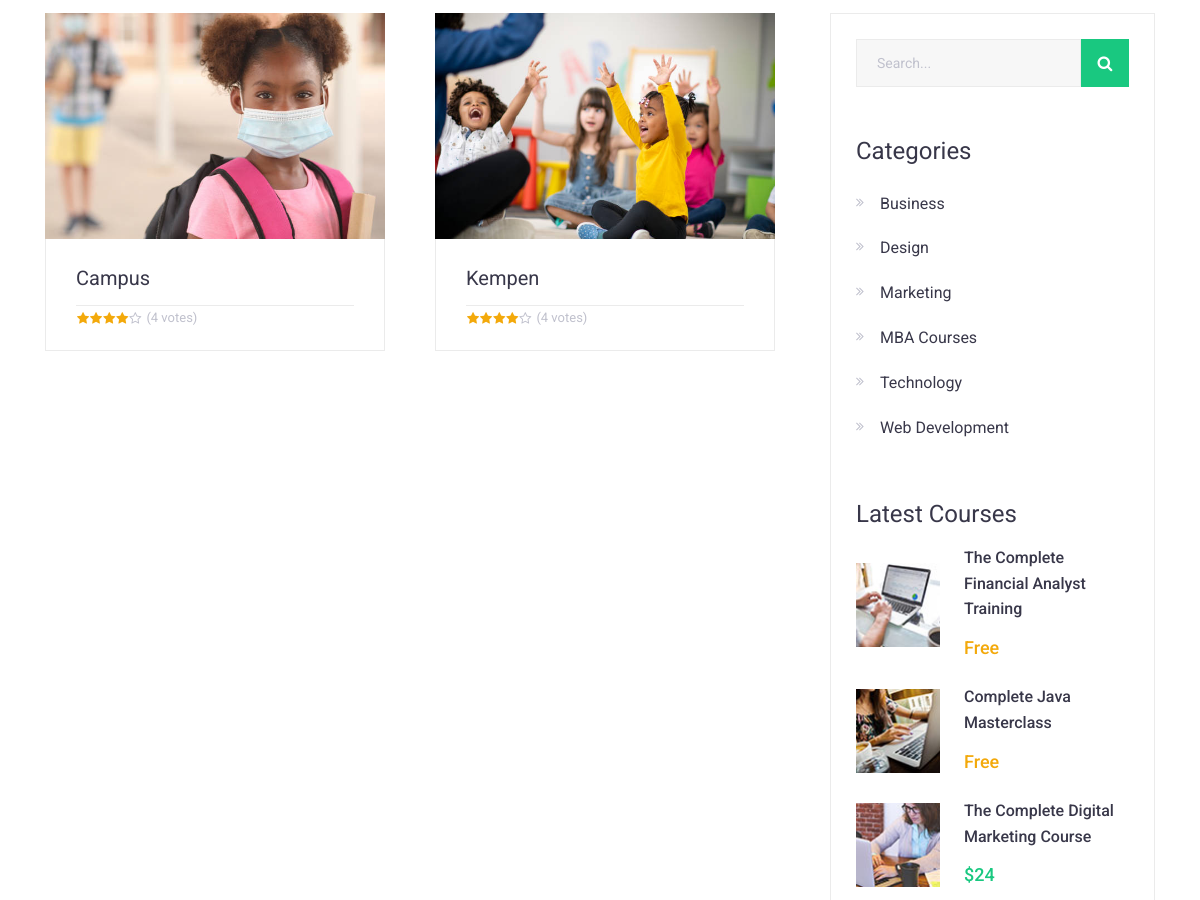
/universités/ (middle part), run on an earlier commit of the app's database.
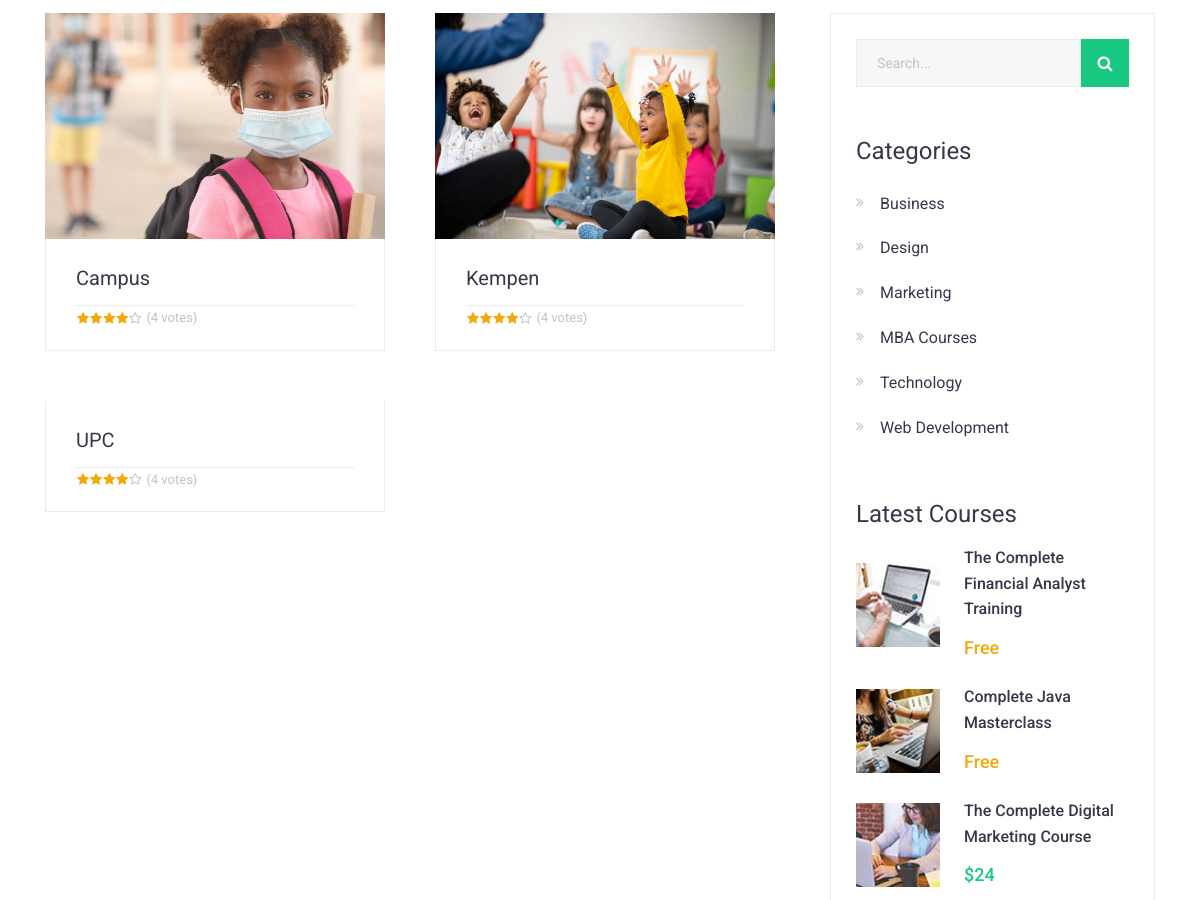
And on a later commit of the database.
### home/models.py (models this page shows, shortened)
class Universite(models.Model):
    name = models.CharField(max_length=250)
    slug = models.SlugField(unique=True)
    picture = models.ImageField(upload_to='picture/')
    logo = models.ImageField(upload_to='logo/')
    about = models.TextField()
    url = models.URLField()
    contact = models.TextField()
    date = models.DateTimeField(auto_now_add=True)

### home/views.py (called while the page is built)
def Univs(request):
    univs = Universite.objects.all()
    template_name = 'home/univs.html'
    context = {
        'univs': univs,
    }
    return render(request, template_name, context)

### templates/home/univs.html (shortened to what this page needs)
{% extends 'home/base.html' %}
{% block content %}
    <div class="container">
        <div class="row">
            <div class="col-12 col-lg-8">
                <div class="featured-courses courses-wrap">
                    <div class="row mx-m-25">
                        {% for univ in univs %}
                        <div class="col-12 col-md-6 px-25">
                            <div class="course-content">
                                <figure class="course-thumbnail">
                                    <a href="{% url 'univ-single' univ.slug %}"><img src="{{univ.picture.url}}" alt=""></a>
                                </figure>
                                <div class="course-content-wrap">
                                    <header class="entry-header">
                                        <h2 class="entry-title"><a href="{% url 'univ-single' univ.slug %}">{{univ.name}}</a></h2>
                                    </header>
                                    <footer class="entry-footer flex flex-wrap justify-content-between align-items-center">
                                        <div class="course-ratings flex justify-content-end align-items-center">
                                            <span class="fa fa-star checked"></span>
                                            <span class="fa fa-star checked"></span>
                                            <span class="fa fa-star checked"></span>
                                            <span class="fa fa-star checked"></span>
                                            <span class="fa fa-star-o"></span>
                                            <span class="course-ratings-count">(4 votes)</span>
                                        </div>
                                    </footer>
                                </div>
                            </div>
                        </div>
                        {% endfor %}
                    </div>
                </div>
            </div>
            <div class="col-12 col-lg-4">
                <div class="sidebar">
                    <div class="search-widget">
                        <form class="flex flex-wrap align-items-center">
                            <input type="search" placeholder="Search...">
                            <button type="submit" class="flex justify-content-center align-items-center"><i class="fa fa-search"></i></button>
                        </form>
                    </div>
                    <div class="cat-links">
                        <h2>Categories</h2>
                        <ul class="p-0 m-0">
                            <li><a href="#">Business</a></li>
                            <li><a href="#">Design</a></li>
                            <li><a href="#">Marketing</a></li>
                            <li><a href="#">MBA Courses</a></li>
                            <li><a href="#">Technology</a></li>
                            <li><a href="#">Web Development</a></li>
                        </ul>
                    </div>
                    <div class="latest-courses">
                        <h2>Latest Courses</h2>
                        <ul class="p-0 m-0">
                            <li class="flex flex-wrap justify-content-between align-items-center">
                                <img src="images/t-1.jpg" alt="">
                                <div class="content-wrap">
                                    <h3><a href="#">The Complete Financial Analyst Training</a></h3>
                                    <div class="course-cost free-cost">Free</div>
                                </div>
                            </li>
                            <li class="flex flex-wrap justify-content-between align-items-center">
                                <img src="images/t-2.jpg" alt="">
                                <div class="content-wrap">
                                    <h3><a href="#">Complete Java
                                        Masterclass</a></h3>
                                    <div class="course-cost free-cost">Free</div>
                                </div>
                            </li>
                            <li class="flex flex-wrap justify-content-between align-items-center">
                                <img src="images/t-3.jpg" alt="">
                                <div class="content-wrap">
                                    <h3><a href="#">The Complete Digital Marketing Course</a></h3>
                                    <div class="course-cost">$24</div>
                                </div>
                            </li>
                        </ul>
                    </div>
                </div>
            </div>
        </div>
    </div>
{% endblock %}

### templates/home/base.html (shortened to what this page needs)
<!DOCTYPE html>
<html lang="en">
<head>
    <link rel="stylesheet" href="/static/css/bootstrap.min.css">
    <link rel="stylesheet" href="/static/css/font-awesome.min.css">
    <link rel="stylesheet" href="/static/css/elegant-fonts.css">
    <link rel="stylesheet" href="/static/css/themify-icons.css">
    <link rel="stylesheet" href="/static/css/swiper.min.css">
    <link rel="stylesheet" href="/static/stls.css">
</head>
<body>
    {% block content %}{% endblock %}
</body>
</html>

### static/stls.css (style rules this page uses)
body { color: #383749; font-size: 16px; line-height: 1.8; font-family: 'Roboto', sans-serif; overflow-x: hidden; }
img { vertical-align: baseline; }
a { color: #383749; }
.flex { display: flex !important; }
.mx-m-25 { margin-right: -25px !important; margin-left: -25px !important; }
.px-25 { padding-right: 25px !important; padding-left: 25px !important; }
.course-content { margin-top: 50px; transition: all .35s }
.course-thumbnail { width: 100%; margin: 0; object-fit: cover; }
.course-thumbnail img { display: block; width: 100%; object-fit: cover; }
.course-content-wrap { padding: 26px 30px 20px; border: 1px solid #ebebeb; border-top: 0; background: #fff; }
.course-content .entry-title { margin: 0; font-size: 20px; line-height: 1.3; font-weight: 400; }
.course-content .entry-title a { color: #383749; }
.course-content .entry-footer { margin-top: 14px; }
.course-cost { font-size: 24px; font-weight: 700; color: #19c880; }
.course-ratings { font-size: 13px; color: #c0c1cd; }
.course-ratings span { margin-left: 1px; }
.course-ratings .checked { color: #f3a90b; }
.course-ratings .course-ratings-count { margin-left: 5px; }
.sidebar { padding: 25px; margin-top: 50px; margin-left: 25px; border: 1px solid #ebebeb; }
.search-widget input[type="search"] { width: calc(100% - 48px); height: 48px; padding: 10px 20px; border: 1px solid #ebebeb; font-size: 14px; background: #f7f7f7; color: #383749; outline: none; }
.search-widget input[type="search"]::placeholder { color: #c0c1cd; }
.search-widget button[type="submit"] { width: 48px; height: 48px; border: 0; background: #19c880; color: #fff; cursor: pointer; outline: none; }
.cat-links { margin-top: 50px; }
.cat-links h2 { margin-bottom: 16px; font-size: 24px; font-weight: 400; }
.cat-links ul { list-style: none; }
.cat-links ul li { position: relative; padding: 8px 0 8px 24px; }
.cat-links ul li::before { content: ''; position: absolute; top: 8px; left: 0; width: 8px; height: 100%; font-size: 14px; font-family: 'FontAwesome'; color: #c0c1cd;; }
.cat-links ul li a { text-decoration: none; }
.latest-courses { margin-top: 50px; }
.latest-courses h2 { margin-bottom: 16px; font-size: 24px; font-weight: 400; }
.latest-courses li { display: block; margin-bottom: 20px; }
.latest-courses li img { width: 84px; }
.latest-courses .content-wrap { width: calc(100% - 108px); }
.latest-courses .content-wrap h3 { font-size: 16px; font-weight: 500; line-height: 1.6; }
.latest-courses .content-wrap h3 a { color: #383749; text-decoration: none; }
.latest-courses .content-wrap .course-cost { margin-top: 10px; font-size: 18px; font-weight: 500; }
.latest-courses .content-wrap .course-cost.free-cost { color: #f3a90b; }
footer { margin-top: 10px; border-top: 1px solid #ebebeb; }

What changed in the data, as far as the page shows it:
added Universite: name "UPC"
